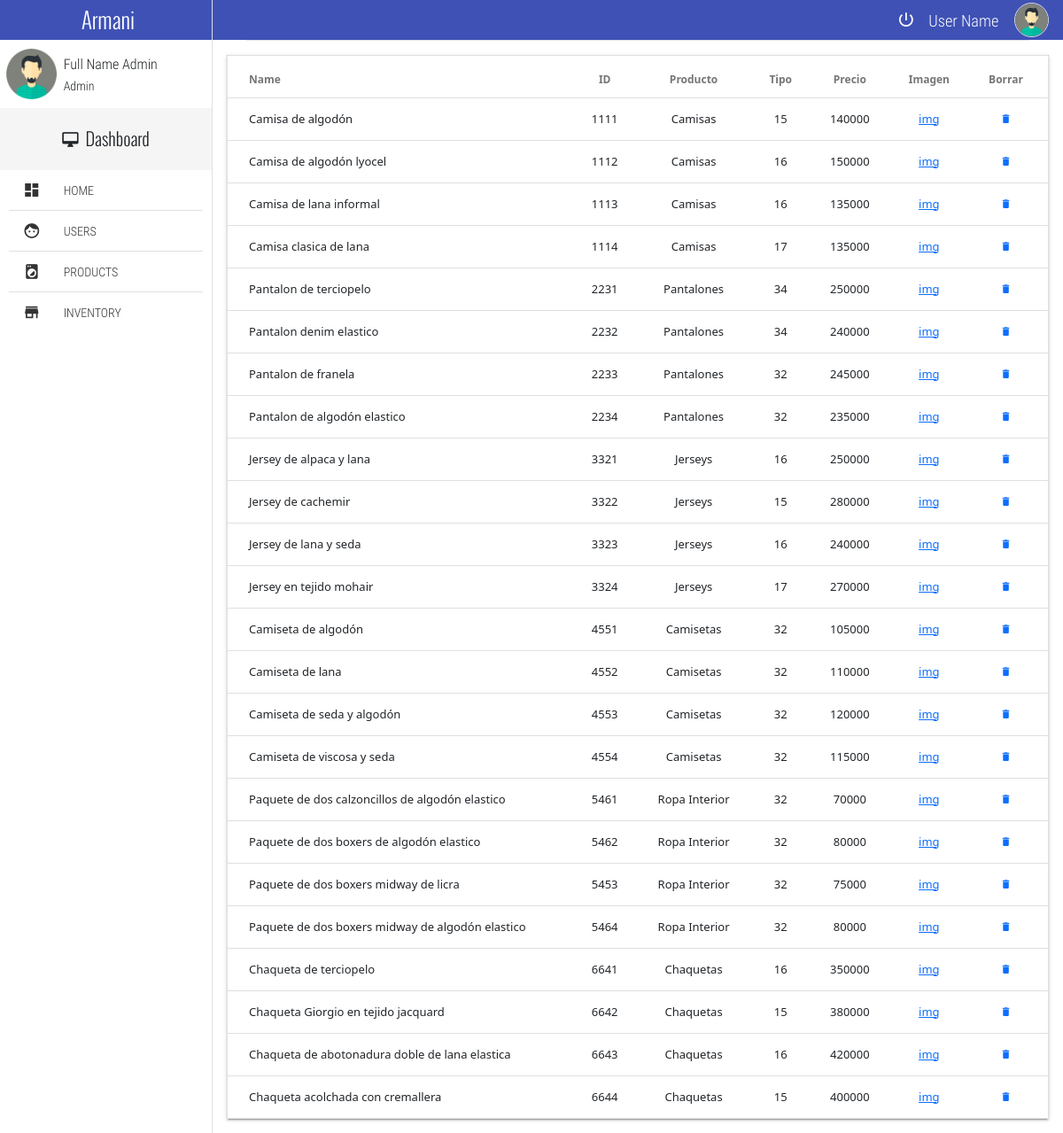
The page /adminpage/inventory (signed in) on the database its author committed.
### tables this page shows
CREATE TABLE productos (id STRING (30) NOT NULL PRIMARY KEY, producto VARCHAR (30) NOT NULL, tipo VARCHAR (30) NOT NULL, talla VARCHAR (30) NOT NULL, precio VARCHAR (30) NOT NULL, img STRING);

### views.py (the view)
@main.route( '/adminpage/inventory', methods = ['GET','POST'])
@login_required
def inventory():
    db = get_db()
    try:
        consulta = db.execute('select * from productos').fetchall()
        db.commit()
    except Exception as e:
        print('Exception: {}'.format(e))
    close_db()
    misproductos = productosfromlista(consulta)
    return render_template('inventory.html',productos = misproductos)

### classes.py (called while the page is built)
def asignaciones(args,fila):
        id = args[fila][0]
        nombre = args[fila][1]
        tipo = args[fila][2]
        talla = args[fila][3]
        precio = args[fila][4]
        img = args[fila][5]
        return (id, nombre, tipo, talla, precio, img)

def productosfromlista(listica):
    misproductos = []
    if isinstance(listica,list): #Para saber si recibo una lista de productos
        for vector in listica:
            iteracion = producto(vector)
            misproductos.append(iteracion)
    else:
        pass
    return misproductos

### db.py (called while the page is built)
def get_db():
    try:
        if 'db' not in g:
            g.db=sqlite3.connect('proyectoecommerce.db')
            print('conectada')
            return g.db
    except Error:
        print(Error)

### views.py (called while the page is built)
def login_required(view):
    @functools.wraps(view)
    def wraped_view(**kwargs):
        if 'usuario' not in session:
            return redirect(url_for('main.login'))
        return view(**kwargs)
    return wraped_view

### templates/inventory.html
{% extends 'baseadmin.html' %}
{% block cuerpo %}
	<section class="full-width pageContent">
		<div class="full-width divider-menu-h"></div>
		<div class="mdl-grid">
			<div class="mdl-cell mdl-cell--4-col-phone mdl-cell--8-col-tablet mdl-cell--12-col-desktop">
				<table class="mdl-data-table mdl-js-data-table mdl-shadow--2dp full-width table-responsive">
					<thead>
						<tr>
							<th class="mdl-data-table__cell--non-numeric">Name</th>
							<th class = "text-center">ID</th>
							<th class = "text-center">Producto</th>
							<th class = "text-center">Tipo</th>
							<th class = "text-center">Precio</th>
							<th class = "text-center">Imagen</th>
							<th class = "text-center">Borrar</th>
						</tr>
					</thead>
					<tbody>
						{% for producto in productos %}
						<tr>
							<td class="mdl-data-table__cell--non-numeric">{{ producto.nombre }}</td>
							<td class = "text-center">{{ producto.id }}</td>
							<td class = "text-center">{{ producto.tipo }}</td>
							<td class = "text-center">{{producto.talla}}</td>
							<td class = "text-center">{{producto.precio}}</td>
							<td class = "text-center"><a href={{ producto.img }}>img</a></td>
							<td class = "text-center"><a href="{{url_for('main.borrarproducto', variable = producto.id )}}"><i class="zmdi zmdi-delete"></i></a></td>
						</tr>
						{% endfor %}
					</tbody>
				</table>
			</div>
		</div>
	</section>
</body>
</html>
{% endblock %}

### templates/baseadmin.html (shortened to what this page needs)
<!DOCTYPE html>
<html>
<head>
	<link rel="stylesheet" href="{{ url_for('static', filename='css/normalize.css') }}"/>
	<link rel="stylesheet" href="{{ url_for('static', filename='css/material.min.css') }}"/>
	<link rel="stylesheet" href="{{ url_for('static', filename='css/material-design-iconic-font.min.css') }}"/>
	<link rel="stylesheet" href="{{ url_for('static', filename='css/jquery.mCustomScrollbar.css') }}"/>
	<link rel="stylesheet" href="{{ url_for('static', filename='css/main.css') }}"/>
	<link href="https://cdn.jsdelivr.net/npm/bootstrap@5.1.2/dist/css/bootstrap.min.css" rel="stylesheet">
</head>
<body>
	<div class="full-width navBar">
		<div class="full-width navBar-options">
			<nav class="navBar-options-list">
				<ul class="list-unstyle">
					<li class="btn-exit" id="btn-exit">
						<i class="zmdi zmdi-power"></i>
					</li>
					<li class="text-condensedLight noLink" ><small>User Name</small></li>
					<li class="noLink">
						<figure>
							<img src="{{ url_for('static', filename='img/avatar-male.png') }}" class="img-fluid" alt="...">
						</figure>
					</li>
				</ul>
			</nav>
		</div>
	</div>
	<section class="full-width navLateral">
		<div class="full-width navLateral-bg btn-menu"></div>
		<div class="full-width navLateral-body">
			<div class="full-width navLateral-body-logo text-center tittles">
				 Armani
			</div>
			<figure class="full-width" style="height: 77px;">
				<div class="navLateral-body-cl">
					<img src="{{ url_for('static', filename='img/avatar-male.png') }}" class="img-fluid" alt="...">
				</div>
				<figcaption class="navLateral-body-cr hide-on-tablet">
					<span>
						Full Name Admin<br>
						<small>Admin</small>
					</span>
				</figcaption>
			</figure>
			<div class="full-width tittles navLateral-body-tittle-menu">
				<i class="zmdi zmdi-desktop-mac"></i><span class="hide-on-tablet">&nbsp; Dashboard</span>
			</div>
			<nav class="full-width">
				<ul class="full-width list-unstyle menu-principal">
					<li class="full-width">
						<a href="{{url_for('main.home')}}" class="full-width">
							<div class="navLateral-body-cl">
								<i class="zmdi zmdi-view-dashboard"></i>
							</div>
							<div class="navLateral-body-cr hide-on-tablet">
								HOME
							</div>
						</a>
					</li>
					<li class="full-width divider-menu-h"></li>
					<li class="full-width">
						<a href="{{url_for('main.gestionusuario')}}" class="full-width btn-subMenu">
							<div class="navLateral-body-cl">
								<i class="zmdi zmdi-face"></i>
							</div>
							<div class="navLateral-body-cr hide-on-tablet">
								USERS
							</div>
						</a>
					</li>
					<li class="full-width divider-menu-h"></li>
					<li class="full-width">
						<a href="{{url_for('main.gestionproducto')}}" class="full-width">
							<div class="navLateral-body-cl">
								<i class="zmdi zmdi-washing-machine"></i>
							</div>
							<div class="navLateral-body-cr hide-on-tablet">
								PRODUCTS
							</div>
						</a>
					</li>
					<li class="full-width divider-menu-h"></li>
					<li class="full-width">
						<a href="{{url_for('main.inventory')}}" class="full-width">
							<div class="navLateral-body-cl">
								<i class="zmdi zmdi-store"></i>
							</div>
							<div class="navLateral-body-cr hide-on-tablet">
								INVENTORY
							</div>
						</a>
					</li>
				</ul>
			</nav>
		</div>
	</section>
    {% block cuerpo %} {% endblock %}

### static/css/main.css (style rules this page uses)
html, body { width: 100%; height: 100%; margin: 0; padding: 0; font-size: 16px; font-family: "RobotoRegular"; position: relative; background-color: #fff; }
.text-condensedLight { font-family: "RobotoCondensedLight"; }
.text-center { text-align: center; }
.tittles { font-family: "OswaldLight"; }
.full-width { margin: 0; padding: 0; width: 100%; box-sizing: border-box; }
.list-unstyle { margin: 0; padding: 0; list-style: none; box-sizing: border-box; }
.divider-menu-h { height: 0 !important; border-top: 1px solid #E1E1E1; width: 92% !important; margin: 0 auto !important; }
.table-responsive { width: 100%; overflow-x: scroll; position: relative; }
.navBar { background-color: #3F51B5; height: 45px; position: absolute; top: 0; left: 0; z-index: 79; color: #fff; }
.navBar-options { line-height: 45px; height: 45px; position: absolute; width: 80%; top: 0; right: 0; padding: 0; transition: all .3s ease-in-out; }
.navBar-options .zmdi-more-vert, .navBar-options-list { line-height: 45px; position: absolute; top: 0; height: 45px; margin: 0; padding: 0; }
.navBar-options-list { right: 9px; }
.navBar-options-list .noLink { cursor: inherit !important; }
.navBar-options-list ul { height: 45px; }
.navBar-options-list ul li { height: 45px; line-height: 45px; cursor: pointer; display: inline-block; padding: 0 7px; font-size: 21px; -moz-user-select: none; -webkit-user-select: none; -ms-user-select: none; }
.navBar-options-list ul li { outline: none; }
.navBar-options-list ul li figure, .navBar-options-list ul li figure img { margin: 0; padding: 0; padding-top: 0; margin-top: 0; box-sizing: border-box; }
.navBar-options-list ul li figure { height: 45px; }
.navBar-options-list ul li figure img { border: 1px solid #E1E1E1; border-radius: 50%; width: 39px; height: 39px; margin-bottom: 3px; }
.navLateral, .pageContent, .navLateral-body, .navLateral-bg { position: absolute; top: 0; height: 100%; }
.navLateral { left: 0; width: 20%; z-index: 80; border-right: 1px solid #E1E1E1; transition: all .3s ease-in-out; }
.navLateral-body { background-color: #fff; z-index: 82; left: 0; padding-bottom: 30px; }
.navLateral-body-logo { height: 45px; line-height: 45px; color: #fff; width: 100%; font-size: 25px; background-color: #3F51B5; }
.navLateral-body-cl, .navLateral-body-cr { box-sizing: border-box; height: 77px; float: left; margin: 0; padding: 0; position: relative; }
.navLateral-body-cl { width: 30%; }
.navLateral-body-cl img { width: 57px; height: 57px; margin: 0 auto; display: block; margin-top: 10px; }
.navLateral-body-cr { width: 70%; font-family: "RobotoCondensedLight"; }
.navLateral-body-cr span { position: absolute; top: 50%; left: 50%; transform: translate(-50%, -50%); display: block; width: 100%; }
.navLateral-body-tittle-menu { height: 70px; line-height: 70px; font-size:20px; background-color: #F5F5F5; text-align: center; }
.menu-principal li, .menu-principal li a { display: block; }
.menu-principal li a { height: 45px; color: #333; position: relative; transition: all .3s ease-in-out; }
.menu-principal li a div.navLateral-body-cl, .menu-principal li a div.navLateral-body-cr { height: 45px; line-height: 45px; }
.menu-principal li a div.navLateral-body-cl { text-align: center; font-size: 20px; }
.pageContent { padding-top: 45px; right: 0; width: 80%; z-index: 77; background-color: #fff; transition: all .3s ease-in-out; }

### rows shown on the page
productos: nombre "Camisa de algodón", id "1111", tipo "Camisas", talla "15", precio "140000"
productos: nombre "Camisa de algodón lyocel", id "1112", tipo "Camisas", talla "16", precio "150000"
productos: nombre "Camisa de lana informal", id "1113", tipo "Camisas", talla "16", precio "135000"
productos: nombre "Camisa clasica de lana", id "1114", tipo "Camisas", talla "17", precio "135000"
productos: nombre "Pantalon de terciopelo", id "2231", tipo "Pantalones", talla "34", precio "250000"
productos: nombre "Pantalon denim elastico", id "2232", tipo "Pantalones", talla "34", precio "240000"
productos: nombre "Pantalon de franela", id "2233", tipo "Pantalones", talla "32", precio "245000"
productos: nombre "Pantalon de algodón elastico", id "2234", tipo "Pantalones", talla "32", precio "235000"
productos: nombre "Jersey de alpaca y lana", id "3321", tipo "Jerseys", talla "16", precio "250000"
productos: nombre "Jersey de cachemir", id "3322", tipo "Jerseys", talla "15", precio "280000"
productos: nombre "Jersey de lana y seda", id "3323", tipo "Jerseys", talla "16", precio "240000"
productos: nombre "Jersey en tejido mohair", id "3324", tipo "Jerseys", talla "17", precio "270000"
productos: nombre "Camiseta de algodón", id "4551", tipo "Camisetas", talla "32", precio "105000"
productos: nombre "Camiseta de lana", id "4552", tipo "Camisetas", talla "32", precio "110000"
productos: nombre "Camiseta de seda y algodón", id "4553", tipo "Camisetas", talla "32", precio "120000"
productos: nombre "Camiseta de viscosa y seda", id "4554", tipo "Camisetas", talla "32", precio "115000"
productos: nombre "Paquete de dos calzoncillos de algodón elastico", id "5461", tipo "Ropa Interior", talla "32", precio "70000"
productos: nombre "Paquete de dos boxers de algodón elastico", id "5462", tipo "Ropa Interior", talla "32", precio "80000"
productos: nombre "Paquete de dos boxers midway de licra", id "5453", tipo "Ropa Interior", talla "32", precio "75000"
productos: nombre "Paquete de dos boxers midway de algodón elastico", id "5464", tipo "Ropa Interior", talla "32", precio "80000"
productos: nombre "Chaqueta de terciopelo", id "6641", tipo "Chaquetas", talla "16", precio "350000"
productos: nombre "Chaqueta Giorgio en tejido jacquard", id "6642", tipo "Chaquetas", talla "15", precio "380000"
productos: nombre "Chaqueta de abotonadura doble de lana elastica", id "6643", tipo "Chaquetas", talla "16", precio "420000"
productos: nombre "Chaqueta acolchada con cremallera", id "6644", tipo "Chaquetas", talla "15", precio "400000"
